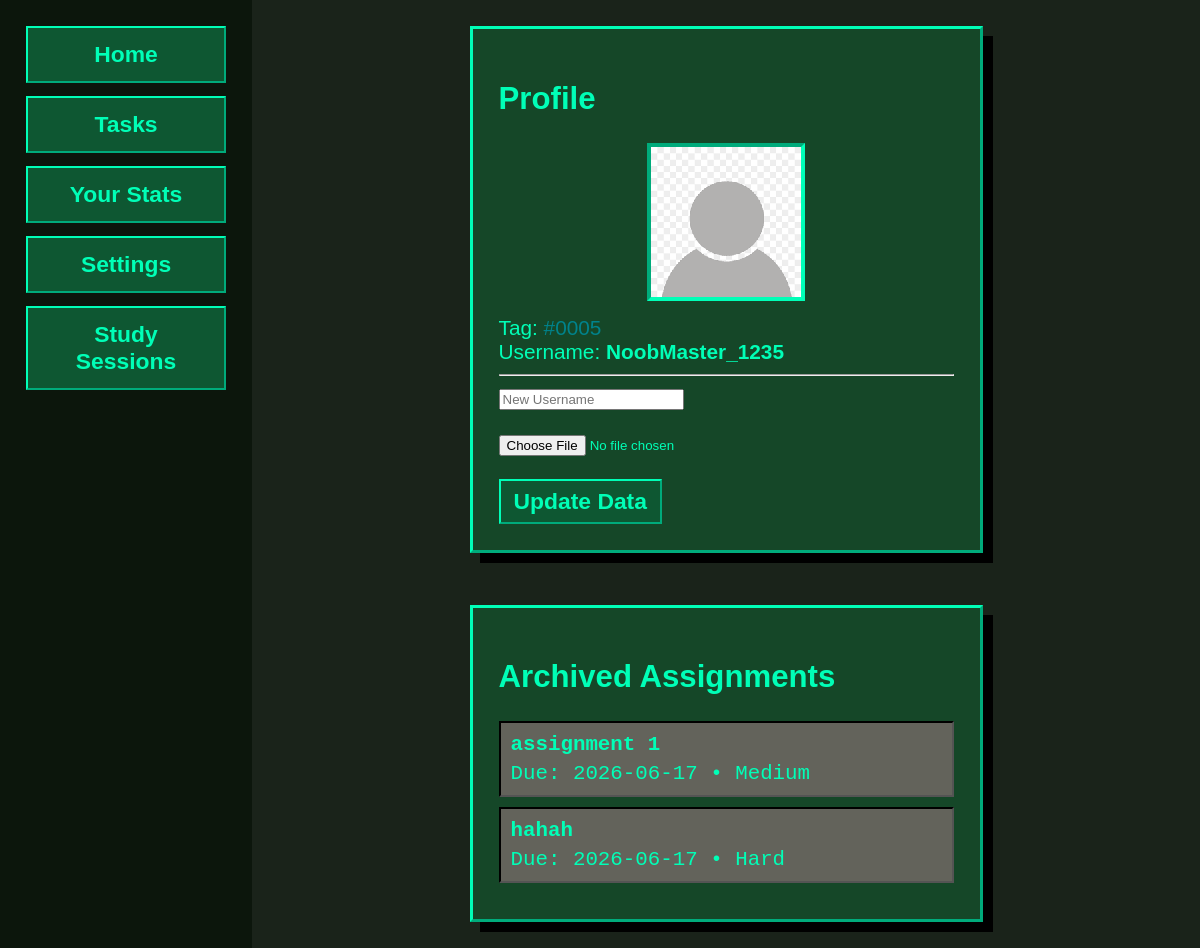
The app's page /profile (signed in) with its own data.
### tables this page shows
CREATE TABLE users (
                id INTEGER PRIMARY KEY AUTOINCREMENT,
                username TEXT UNIQUE NOT NULL,
                tag TEXT UNIQUE NOT NULL,
                pfp_url TEXT NOT NULL,
                dark_mode INTEGER NOT NULL DEFAULT 0
            );

CREATE TABLE assignments (
                id INTEGER PRIMARY KEY AUTOINCREMENT,
                user_id INTEGER NOT NULL,
                task TEXT NOT NULL,
                due TEXT NOT NULL,
                difficulty TEXT NOT NULL,
                completed INTEGER NOT NULL DEFAULT 0, archived INTEGER NOT NULL DEFAULT 0,
                FOREIGN KEY(user_id) REFERENCES users(id)
            );

### app.py (the view, shortened to what this page needs)
@app.route('/profile', methods=['GET', 'POST'])
def profile():
    user = get_current_user()
    if not user:
        return redirect(url_for('login'))
    archived_assignments = get_archived_assignments_for_user(user['id'])
    return render_template('profile.html', user=user, archived_assignments=archived_assignments)

### app.py (called while the page is built)
def get_db():
    conn = sqlite3.connect(app.config['DATABASE'])
    conn.row_factory = sqlite3.Row
    return conn

@app.before_request
def setup_database():
    init_db()

def get_user_by_id(user_id):
    if not user_id:
        return None
    row = get_db().execute('SELECT * FROM users WHERE id = ?', (user_id,)).fetchone()
    return dict(row) if row else None

def get_current_user():
    return get_user_by_id(session.get('user_id'))

def get_archived_assignments_for_user(user_id):
    rows = get_db().execute(
        'SELECT * FROM assignments WHERE user_id = ? AND archived = 1 ORDER BY due DESC', (user_id,)
    ).fetchall()
    return [dict(row) for row in rows]

### templates/profile.html (shortened to what this page needs)
<!DOCTYPE html>
<html>
<head>
    <link rel="stylesheet" href="{{ url_for('static', filename='style.css') }}">
</head>
<body>
    <nav>
        <ul>
            <li><button><a href="{{ url_for('home') }}">Home</a></button></li>
            <li><button><a href="{{ url_for('dashboard') }}">Tasks</a></button></li>
            <li><button><a href="{{ url_for('stats') }}">Your Stats</a></button></li>
            <li><button><a href="{{ url_for('settings') }}">Settings</a></button></li>
            <li><button><a href="{{ url_for('clock') }}">Study Sessions</a></button></li>
        </ul>
    </nav>
    <main>
        <div class="profile-card">
            <h2>Profile</h2>
            <div class="pfp-container">
                <img src="{{ user.pfp_url if user.pfp_url.startswith('/') else url_for('static', filename=user.pfp_url) }}" alt="Profile Photo">
            </div>
            <p>Tag: <span style="color: rgb(0, 131, 140);">#{{ user.tag }}</span></p>
            <p>Username: <strong>{{ user.username }}</strong></p>
            <hr>
            <form method="POST" enctype="multipart/form-data">
                <input type="text" name="username" placeholder="New Username"><br><br>
                <input type="file" name="pfp_file"><br><br>
                <button type="submit">Update Data</button>
            </form>
        </div>
        <div class="profile-card">
            <h2>Archived Assignments</h2>
            {% if archived_assignments %}
                <ul class="archive-list">
                    {% for item in archived_assignments %}
                    <li>
                        <strong>{{ item.task }}</strong>
                        <div>
                            Due: {{ item.due }} &bull; {{ item.difficulty }}
                        </div>
                    </li>
                    {% endfor %}
                </ul>
            {% else %}
                <p>No archived assignments yet.</p>
            {% endif %}
        </div>
    </main>
</body>
</html>

### static/style.css (style rules this page uses)
html::before { content: ""; position: fixed; inset: 0; pointer-events: none; z-index: 9999; background: url("/static/screenfilter.jpg") center/cover repeat; opacity: 0.65; mix-blend-mode: overlay; }
a:link { color: #00ffb7; text-decoration: none; font-family: 'radiohead', sans-serif; }
:root { --bg: #1a231a; --panel: #154728; --accent: #00ffb7; --text: #00ffb7; --muted: #b8c3b4; --btn-bg: #0e5732; --danger-bg: #ff0000; --pfp-bg: #33774a; --card-bg: #2c3c30; --task-input-bg: #000000; --task-input-border: #00ffb7; --nav-bg: #0c160c; }
html { font-size: 1.3rem; }
body { color: var(--text); display: flex; min-height: 100vh; margin: 0; }
h2,h3,h4,h5,h6,p,label { font-family:"Radiohead", sans-serif; }
.profile-card { background: var(--panel); border: 3px outset var(--accent); padding: 26px; width: 455px; margin: 26px auto; font-family: 'Courier New', monospace; box-shadow: 10px 10px 0px #000; }
main { flex: 1; background-color: var(--bg); display: flex; flex-direction: column; justify-content: center; align-items: center; }
.leaderboard-list,p { list-style: none; padding: 0; margin: 0; }
.pfp-container { width: 150px; height: 150px; border: 4px inset var(--accent); background: var(--pfp-bg); margin: 0 auto 15px; display: flex; align-items: center; justify-content: center; overflow: hidden; }
.pfp-container img { width: 100%; height: 100%; object-fit: cover; image-rendering: pixelated; }
button { background: var(--btn-bg); border: 2px outset var(--accent); color: var(--text); font-family: 'radiohead', sans-serif; cursor: pointer; padding: 7px 13px; font-weight: bold; font-size: 1.1rem; }
nav { width: 200px; background: var(--nav-bg); padding: 26px; display: flex; flex-direction: column; }
nav ul { list-style-type: none; padding: 0; margin: 0; display: flex; flex-direction: column; gap: 13px; }
nav li { display: flex; }
nav button { width: 100%; padding: 13px; }
.archive-list { list-style: none; padding: 0; margin: 0; }
.archive-list li { background: #63635b; border: 2px inset #000000; padding: 10px; margin-bottom: 10px; }
.archive-list li strong { display: block; margin-bottom: 6px; }

### records on screen
users: pfp_url (picture), tag "0005", username "NoobMaster_1235"
assignments: task "assignment 1", due "2026-06-17", difficulty "Medium"
assignments: task "hahah", due "2026-06-17", difficulty "Hard"
